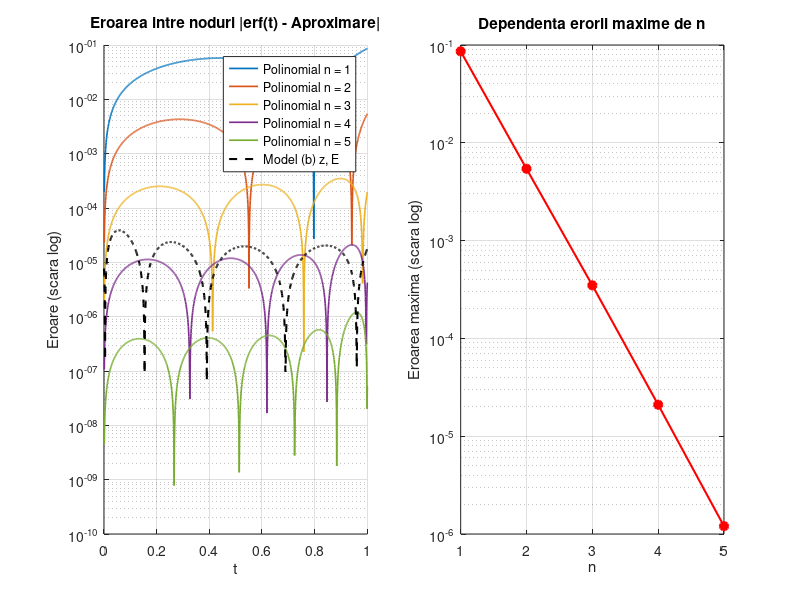

MATLAB code to generate this figure:
clc; clear; close all;

k = 1:11;
t = ((k - 1) / 10)';
y = erf(t);

t_fine = linspace(0, 1, 1000)';
y_fine_exact = erf(t_fine);

% a)
n_max = 5;
errors_max = zeros(n_max, 1);

figure('Name', 'Problema 8: Studiul Erorilor', 'Position', [100, 100, 1000, 400]);

subplot(1, 2, 1);
hold on;
for n = 1:n_max
    A = zeros(length(t), n);
    for j = 1:n
        A(:, j) = t.^(2*j - 1);
    end
    c = A \ y;
    
    A_fine = zeros(length(t_fine), n);
    for j = 1:n
        A_fine(:, j) = t_fine.^(2*j - 1);
    end
    y_approx = A_fine * c;
    
    eroare_curba = abs(y_fine_exact - y_approx);
    errors_max(n) = max(eroare_curba);
    
    plot(t_fine, eroare_curba, 'DisplayName', sprintf('Polinomial n = %d', n), 'LineWidth', 1.2);
end

% b) 
z = 1 ./ (1 + t);
E = exp(-t.^2);
A_b = [ones(length(t), 1), E, z.*E, z.^2.*E, z.^3.*E];
c_b = A_b \ y;

z_fine = 1 ./ (1 + t_fine);
E_fine = exp(-t_fine.^2);
A_b_fine = [ones(length(t_fine), 1), E_fine, z_fine.*E_fine, z_fine.^2.*E_fine, z_fine.^3.*E_fine];
y_approx_b = A_b_fine * c_b;
eroare_curba_b = abs(y_fine_exact - y_approx_b);

plot(t_fine, eroare_curba_b, 'k--', 'DisplayName', 'Model (b) z, E', 'LineWidth', 1.5);

set(gca, 'YScale', 'log');
title('Eroarea intre noduri |erf(t) - Aproximare|');
xlabel('t'); ylabel('Eroare (scara log)');
legend('Location', 'best');
grid on;

subplot(1, 2, 2);
plot(1:n_max, errors_max, '-ro', 'LineWidth', 1.5, 'MarkerFaceColor', 'r');
set(gca, 'YScale', 'log');
title('Dependenta erorii maxime de n');
xlabel('n'); ylabel('Eroarea maxima (scara log)');
xticks(1:n_max);
grid on;
